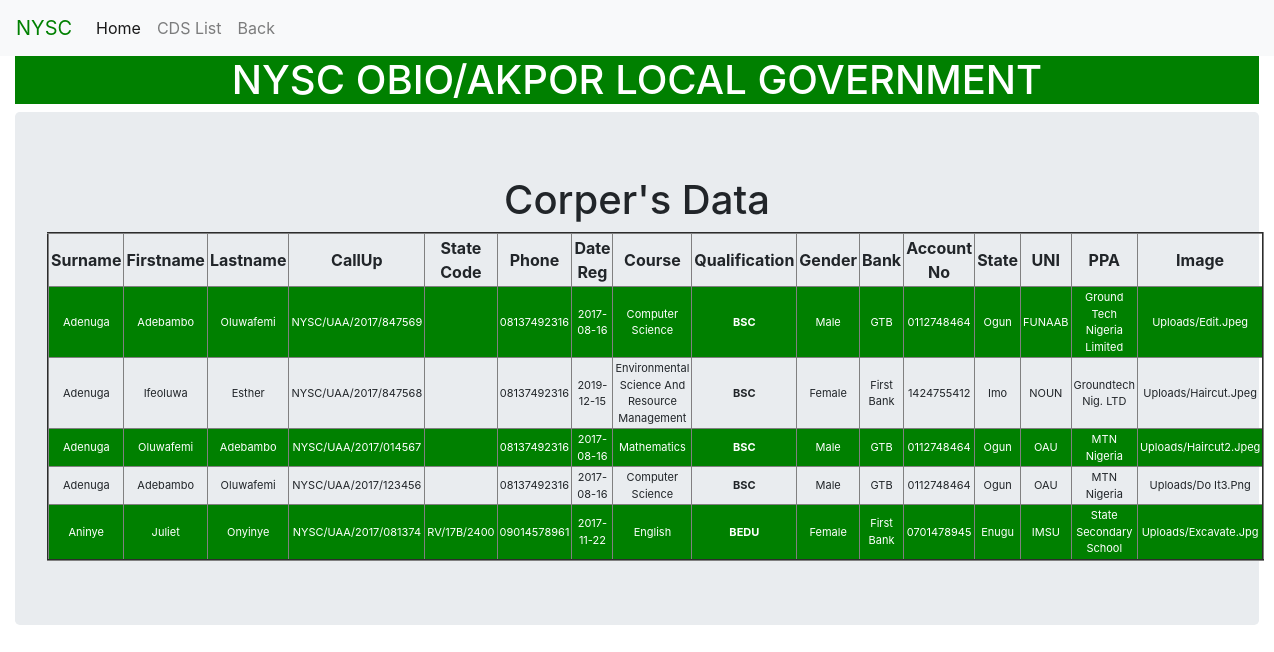
/facelist.php, run on the app's committed database.
### tables this page shows
CREATE TABLE `profile` (
  `id` int(11) NOT NULL,
  `surname` varchar(100) NOT NULL,
  `firstname` varchar(100) NOT NULL,
  `lastname` varchar(100) NOT NULL,
  `callup` varchar(250) NOT NULL,
  `statecode` varchar(100) NOT NULL,
  `phonenumber` varchar(15) NOT NULL,
  `date_of_reg` date NOT NULL,
  `course` varchar(250) NOT NULL,
  `qualification` varchar(10) NOT NULL,
  `gender` varchar(10) NOT NULL,
  `bank` varchar(250) NOT NULL,
  `acctnum` varchar(20) NOT NULL,
  `state` varchar(15) NOT NULL,
  `institution` varchar(250) NOT NULL,
  `ppa` varchar(250) NOT NULL,
  `imglink` varchar(100) NOT NULL
);

### facelist.php (the view, shortened to what this page needs)
<?php
    require 'dbconfig/config.php';
?>
<!DOCTYPE html>
<html>
<head>
    <link rel="stylesheet" href="bootstrap-4.1.1-dist/css/bootstrap.min.css">
    <link rel="stylesheet" href="https://cdnjs.cloudflare.com/ajax/libs/font-awesome/4.7.0/css/font-awesome.min.css">
</head>
<body>
    <nav class="navbar navbar-expand-sm bg-light navbar-light">
        <a class="navbar-brand" href="#">
                <span style="color:green">NYSC</span>
        </a>
        <ul class="navbar-nav">
            <li class="nav-item">
                <a href="#" class="nav-link active">Home</a>
            </li>
            <li class="nav-item">
                <a href="cdslist.php" class="nav-link">CDS List</a>
            </li>
            <li class="nav-item">
                <a href="admin.php" class="nav-link">Back</a>
            </li>
        </ul>
    </nav>
    <div class="container-fluid">
    <header>
            <h1 class="text-center" style="color:#fff; background-color:green;"> NYSC OBIO/AKPOR LOCAL GOVERNMENT</h1>
    </header>
        <div class="jumbotron">
                <h1 class="text-center">Corper's Data</h1>
            <table width="100%" border="2" cellpadding="2" cellspacing="3">
                <tr class="text-center">
                    <th>Surname</th>
                    <th>Firstname</th>
                    <th>Lastname</th>
                    <th>CallUp</th>
                    <th>State Code</th>
                    <th>Phone</th>
                    <th>Date Reg</th>
                    <th>Course</th>
                    <th>Qualification</th>
                    <th>Gender</th>
                    <th>Bank</th>
                    <th>Account No</th>
                    <th>State</th>
                    <th>UNI</th>
                    <th>PPA</th>
                    <th>Image</th>
            </tr>
            <?php
                $query = "select * from profile;";
                $result = mysqli_query($conn,$query);
                $resultCheck = mysqli_num_rows($result);
                if($resultCheck > 0){
                while($row = mysqli_fetch_assoc($result))
                {
                    echo "<tr style='text-align:center; font-size:11px; text-transform:capitalize;'>";
                    echo "<td>".$row['surname']."</td>";
                    echo "<td>".$row['firstname']."</td>";
                    echo "<td>".$row['lastname']."</td>";
                    echo "<td>".$row['callup']."</td>";
                    echo "<td>".$row['statecode']."</td>";
                    echo "<td>".$row['phonenumber']."</td>";
                    echo "<td>".$row['date_of_reg']."</td>";
                    echo "<td>".$row['course']."</td>";
                    echo "<td style='text-transform:uppercase; font-weight:bold'>".$row['qualification']."</td>";
                    echo "<td>".$row['gender']."</td>";
                    echo "<td>".$row["bank"]."</td>";
                    echo "<td>".$row['acctnum']."</td>";
                    echo "<td>".$row['state']."</td>";
                    echo "<td>".$row['institution']."</td>";
                    echo "<td>".$row['ppa']."</td>";
                    echo "<td>".$row['imglink']."</td>";
                    echo "</tr>";
                }
            }
            ?>
            </table>
        </div>
    </div>
</body>
</html>

### facelist.php (style rules this page uses)
tr:nth-child(even) { background-color: green; color: white; }

### data on the page
profile: surname "Adenuga", firstname "Adebambo", lastname "Oluwafemi", callup "NYSC/UAA/2017/847569", phonenumber "08137492316", date_of_reg "2017-08-16", course "Computer Science", qualification "BSC", gender "Male", bank "GTB", acctnum "0112748464", state "Ogun", institution "FUNAAB", ppa "Ground Tech Nigeria Limited", imglink "Uploads/Edit.jpeg"
profile: surname "Adenuga", firstname "Ifeoluwa", lastname "Esther", callup "NYSC/UAA/2017/847568", phonenumber "08137492316", date_of_reg "2019-12-15", course "Environmental Science And Resource Management", qualification "BSC", gender "Female", bank "First Bank", acctnum "1424755412", state "Imo", institution "NOUN", ppa "Groundtech Nig. LTD", imglink "Uploads/Haircut.jpeg"
profile: surname "Adenuga", firstname "Oluwafemi", lastname "Adebambo", callup "NYSC/UAA/2017/014567", phonenumber "08137492316", date_of_reg "2017-08-16", course "Mathematics", qualification "BSC", gender "Male", bank "GTB", acctnum "0112748464", state "Ogun", institution "OAU", ppa "MTN Nigeria", imglink "Uploads/Haircut2.jpeg"
profile: surname "Adenuga", firstname "Adebambo", lastname "Oluwafemi", callup "NYSC/UAA/2017/123456", phonenumber "08137492316", date_of_reg "2017-08-16", course "Computer Science", qualification "BSC", gender "Male", bank "GTB", acctnum "0112748464", state "Ogun", institution "OAU", ppa "MTN Nigeria", imglink "Uploads/Do It3.png"
profile: surname "Aninye", firstname "Juliet", lastname "Onyinye", callup "NYSC/UAA/2017/081374", statecode "RV/17B/2400", phonenumber "09014578961", date_of_reg "2017-11-22", course "English", qualification "BEDU", gender "Female", bank "First Bank", acctnum "0701478945", state "Enugu", institution "IMSU", ppa "State Secondary School", imglink "Uploads/Excavate.jpg"
